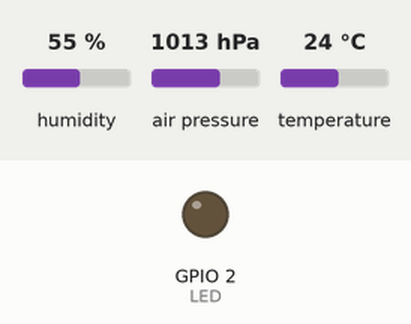
Simulated run of this sketch. Board: ESP32. Parts: output pins drawn as LEDs (lit = HIGH). The inputs (shaded band) are chosen by the test bench; at power-on: humidity 55 %, air pressure 1013 hPa, temperature 24 °C. WiFi joins after 1.5 s; servers stay silent unless stated; what the sketch prints to the serial monitor is not drawn.

Above: at 2.1 s.
At 25.6 s:
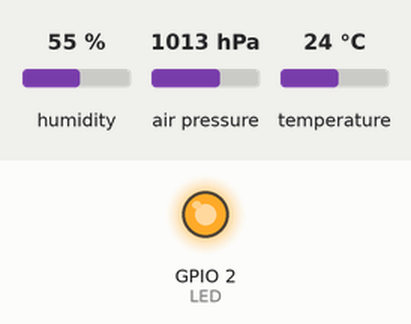
Timing chart, 0 to 28.0 s (numbered marks = the images above):
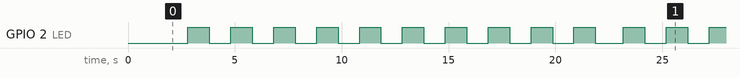

The sketch:

Sensores_ThingSpeak.ino
```cpp
/////////////////////////////////////////////
//          Aplicacion ThingSpeak          //
/////////////////////////////////////////////

#include <WiFi.h>
#include "ThingSpeak.h"

//Credenciales de la red WiFi a conectarse:
const char* ssid = "UDNet_Academia";
const char* password = "6Lj3P_UD_$";


//const char* ssid = "ADM_UDistrital";
//const char* password = "PKFJuurjf986_$";

//const char* ssid = "Invitados_UDistrital";
//const char* password = "1nv1tad0s"
/*
  const char* ssid="Familia Ramirez";
  const char* password="FamiliaRamirezFuentes2020";
*/
unsigned long Channel_ID = 2128507; //Número del canal en ThingSpeak
const char* WriteAPIKey = "1B9QMCDN2HQUEUMX"; //Api Key de escritura del canal en ThingSpeak
WiFiClient client;

// Definicion de Sensores
#include <Adafruit_Sensor.h>
#include <Adafruit_BME280.h>
#define SEALEVELPRESSURE_HPA (1013.25)

Adafruit_BME280 bme; // I2C
#define LED 2 //Define GPIO2

const uint16_t ledRefresh = 1;
const uint16_t dataRefresh = 20; //Intervalo de refresco de los datos (en segundos)

uint16_t contadorSegundos;

float Sensor_Temperatura = 22.58;
float Sensor_Viento = 20.3;
float Sensor_Presion = 30.65;
float Sensor_Humedad = 40.2;
float Sensor_Lluvia  = 50.1;

void setup() {
  Serial.begin(115200);

  Serial.println("Conectando a ");
  Serial.println(ssid);
  WiFi.begin(ssid, password); //Conectarse a la red WiFi con ssid y contraseña indicada
  while (WiFi.status() != WL_CONNECTED) { //Esperar hasta que se realice la conexión con el router
    delay(500);
    Serial.print(".");
  }
  Serial.println("");
  Serial.println("WiFi conectado");

  ThingSpeak.begin(client); //Iniciar cliente en ThingSpeak


  pinMode(LED, OUTPUT);
  digitalWrite(LED, LOW);
  contadorSegundos = 0;

  Iniciar_Sensores();
}

void loop() {


  //--------------- Lectura de Valores Sensores -------------------


  Sensor_Temperatura = bme.readTemperature();
  // El sensor mide en Pascales por tanto =  1 pascal = 0.01 mbar
  Sensor_Presion = bme.readPressure()*0.01;
  Sensor_Humedad = bme.readHumidity();

  Datos_ThingSpeak();

}

void Iniciar_Sensores() {
  Serial.println(F("BME280 test"));
  bool status;
  // default settings
  // (you can also pass in a Wire library object like &Wire2)
  status = bme.begin(0x76);
  if (!status) {
    Serial.println("Could not find a valid BME280 sensor, check wiring!");
    while (1);
  }
}

void Datos_ThingSpeak() {
  if (WiFi.status() == WL_CONNECTED && contadorSegundos <= 0) { //Si está conectado...
    contadorSegundos = dataRefresh;
    ThingSpeak.setField(1, Sensor_Humedad); //Establecer el campo 1 en Canal de ThingSpeak -- > Humedad Relativa
    ThingSpeak.setField(2, Sensor_Presion); //Establecer el campo 2 en Canal de ThingSpeak -- > Presión Atmosférica
    ThingSpeak.setField(3, Sensor_Temperatura); //Establecer el campo 3 en Canal de ThingSpeak -- > Temperatura
    ThingSpeak.setField(4, Sensor_Viento); //Establecer el campo 4 en Canal de ThingSpeak -- > Velocidad del viento
    ThingSpeak.setField(5, Sensor_Viento); //Establecer el campo 5 en Canal de ThingSpeak -- > Cantidad de lluvia

    int httpCode = ThingSpeak.writeFields(Channel_ID, WriteAPIKey); //Enviar los datos al servidor de ThingSpeak
    if (httpCode == 200) {
      Serial.println("Canal actualizado!!");
    } else {
      Serial.println("Problema al actualizar el canal. Codigo de error HTTP: " + String(httpCode));
    }
  }
  delay(ledRefresh * 1000);
  digitalWrite(LED, !digitalRead(LED));
  contadorSegundos -= ledRefresh;
}
```

Measured:
- by itself, GPIO 2 (LED): repeats every 20.4 s: 9 × (LOW 1.0 s, HIGH 1.0 s), LOW 1.3 s, HIGH 1.0 s
- by itself, everything shown: repeats every 10.0 s, in 10 steps
